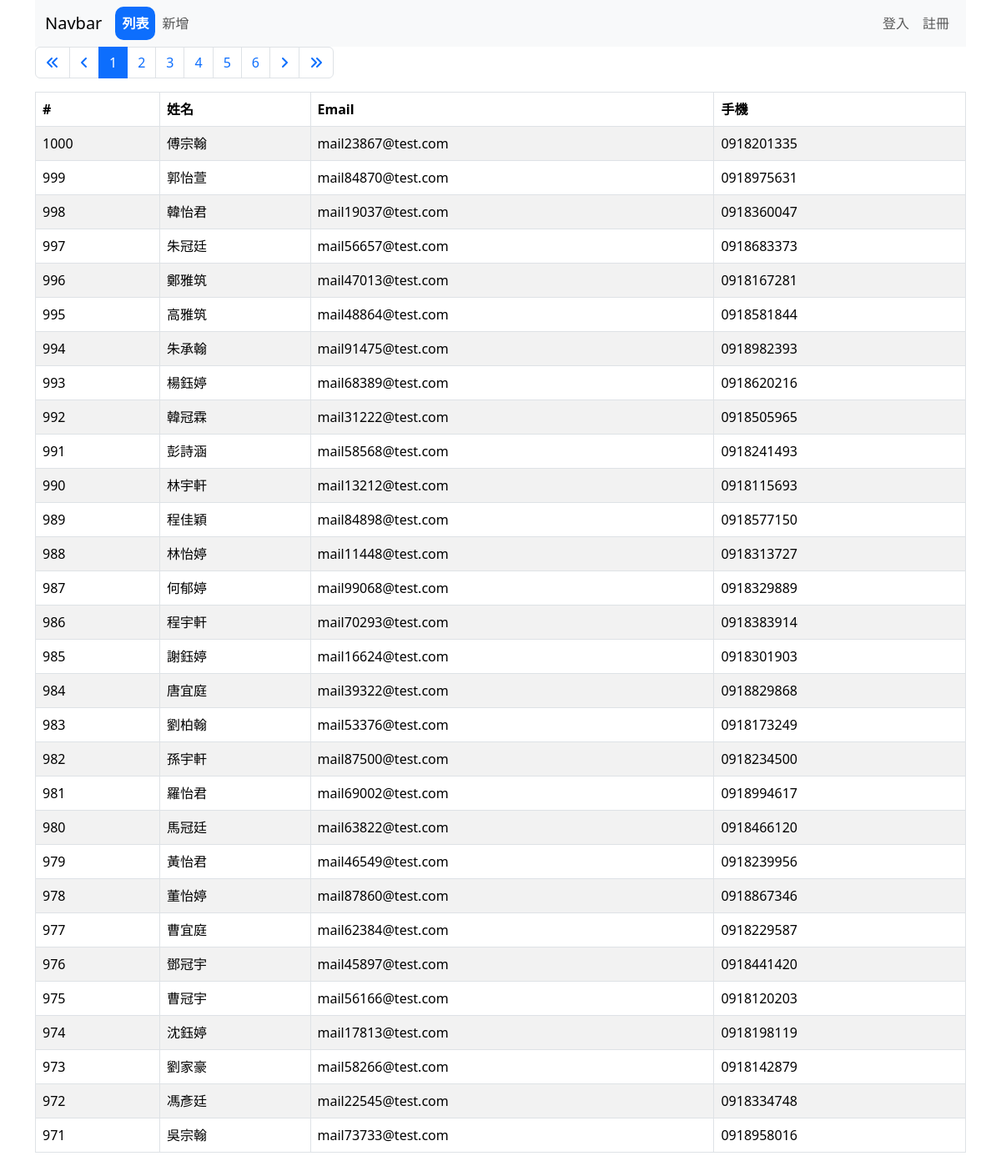
The page /address-book/list.php on the database its author committed.
### tables this page shows
CREATE TABLE `address_book` (
  `sid` int(11) NOT NULL,
  `name` varchar(255) NOT NULL,
  `email` varchar(255) NOT NULL,
  `mobile` varchar(255) NOT NULL,
  `birthday` date NOT NULL,
  `address` varchar(255) NOT NULL,
  `created_at` datetime NOT NULL
);

### address-book/list-no-admin.php (the view, shortened to what this page needs)
<?php
require __DIR__ . '/parts/pdo-connect.php';
$pageName = 'list';
$page = isset($_GET['page']) ? intval($_GET['page']) : 1;
$perPage = 30;
$t_sql = "SELECT COUNT(1) FROM address_book";
$t_stmt = $pdo->query($t_sql);
$totalRows = $t_stmt->fetch(PDO::FETCH_NUM)[0];
$totalPages = ceil($totalRows / $perPage);
$sql = sprintf("SELECT * FROM address_book ORDER BY sid DESC LIMIT %s, %s", ($page - 1) * $perPage, $perPage);
$rows = $pdo->query($sql)->fetchAll();
?>
<?php include __DIR__ . '/parts/html-head.php' ?>
<?php include __DIR__ . '/parts/navbar.php' ?>
<div class="container">
    <div class="row">
        <div class="col">
            <nav aria-label="Page navigation example">
                <ul class="pagination">
                    <li class="page-item" href="?page=<?= $page == 1 ? 'disabled' : '' ?>">
                        <a class="page-link" href="?page=1">
                            <i class="fa-solid fa-angles-left"></i>
                        </a>
                    </li>
                    <li class="page-item" href="?page=<?= $page == 1 ? 'disabled' : '' ?>">
                        <a class="page-link" href="?page=<?= $page - 1 ?>">
                            <i class="fa-solid fa-angle-left"></i>
                        </a>
                    </li>
                    <?php for ($i = $page - 5; $i <= $page + 5; $i++): ?>
                        <?php if ($i >= 1 and $i <= $totalPages): ?>
                            <li class="page-item <?= $i == $page ? 'active' : '' ?>">
                                <a class="page-link" href="?page=<?= $i ?>">
                                    <?= $i ?>
                                </a>
                            </li>
                        <?php endif ?>
                    <?php endfor ?>
                    <li class="page-item" href="?page=<?= $page == $totalPages ? 'disabled' : '' ?>">
                        <a class="page-link" href="?page=<?= $page + 1 ?>">
                            <i class="fa-solid fa-angle-right"></i>
                        </a>
                    </li>
                    <li class="page-item" href="?page=<?= $page == $totalPages ? 'disabled' : '' ?>">
                        <a class="page-link" href="?page=<?= $totalPages ?>">
                            <i class="fa-solid fa-angles-right"></i>
                        </a>
                    </li>
                </ul>
            </nav>
        </div>
    </div>
    <div class="row">
        <div class="col">
            <table class="table table-bordered table-striped">
                <thead>
                    <tr>
                        <th>#</th>
                        <th>姓名</th>
                        <th>Email</th>
                        <th>手機</th>
                    </tr>
                </thead>
                <tbody>
                    <?php foreach ($rows as $r ): ?>
                        <tr>
                            <td>
                                <?= $r['sid'] ?>
                            </td>
                            <td>
                                <?= $r['name'] ?>
                            </td>
                            <td>
                                <?= $r['email'] ?>
                            </td>
                            <td>
                                <?= $r['mobile'] ?>
                            </td>
                        </tr>
                    <?php endforeach ?>
                </tbody>
            </table>
        </div>
    </div>
</div>
<?php include __DIR__ . '/parts/html-foot.php' ?>

### address-book/list.php (shortened to what this page needs)
<?php
if (isset($_SESSION["admin"])) {
    include __DIR__. '/list-admin.php';
}else{
    include __DIR__. '/list-no-admin.php';
}

### address-book/parts/html-head.php (shortened to what this page needs)
<!DOCTYPE html>
<html lang="en">
<head>
    <link rel="stylesheet" href="https://cdn.jsdelivr.net/npm/bootstrap@5.3.2/dist/css/bootstrap.min.css">
    <link rel="stylesheet" href="https://cdnjs.cloudflare.com/ajax/libs/font-awesome/6.5.1/css/all.min.css" />
</head>
<body>

### address-book/parts/navbar.php (shortened to what this page needs)
<div class="container">
    <nav class="navbar navbar-expand-lg bg-body-tertiary">
        <div class="container-fluid">
            <a class="navbar-brand" href="index_.php">Navbar</a>
            <div class="collapse navbar-collapse" id="navbarSupportedContent">
                <ul class="navbar-nav me-auto mb-2 mb-lg-0">
                    <li class="nav-item">
                        <a class="nav-link <?= $pageName == 'list' ? 'active' : '' ?>" href="list.php">列表</a>
                    </li>
                    <li class="nav-item">
                        <a class="nav-link <?= $pageName == 'add' ? 'active' : '' ?>" href="add.php">新增</a>
                    </li>
                </ul>
                <ul class="navbar-nav mb-2 mb-lg-0">
                    <?php if(isset($_SESSION['admin'])): ?>
                        <li class="nav-item">
                        <a class="nav-link"><?= $_SESSION['admin']['nickname']?></a>
                    </li>
                        <li class="nav-item">
                        <a class="nav-link" href="logout.php">登出</a>
                    </li>
                    <?php else : ?>
                        <li class="nav-item">
                        <a class="nav-link" href="login.php">登入</a>
                    </li>
                    <li class="nav-item">
                        <a class="nav-link"  href="register.php">註冊</a>
                    </li>
                    <?php endif ?>
                </ul>
            </div>
        </div>
    </nav>
</div>

### address-book/parts/html-foot.php
</body>
</html>

### address-book/parts/navbar.php (style rules this page uses)
nav.navbar .nav-item .nav-link.active { border-radius: 10px; background-color: #0d6efd; color: #FFF; font-weight: 800; }

### rows shown on the page
address_book: sid "1000", name "傅宗翰", email "mail23867@test.com", mobile "0918201335"
address_book: sid "999", name "郭怡萱", email "mail84870@test.com", mobile "0918975631"
address_book: sid "998", name "韓怡君", email "mail19037@test.com", mobile "0918360047"
address_book: sid "997", name "朱冠廷", email "mail56657@test.com", mobile "0918683373"
address_book: sid "996", name "鄭雅筑", email "mail47013@test.com", mobile "0918167281"
address_book: sid "995", name "高雅筑", email "mail48864@test.com", mobile "0918581844"
address_book: sid "994", name "朱承翰", email "mail91475@test.com", mobile "0918982393"
address_book: sid "993", name "楊鈺婷", email "mail68389@test.com", mobile "0918620216"
address_book: sid "992", name "韓冠霖", email "mail31222@test.com", mobile "0918505965"
address_book: sid "991", name "彭詩涵", email "mail58568@test.com", mobile "0918241493"
address_book: sid "990", name "林宇軒", email "mail13212@test.com", mobile "0918115693"
address_book: sid "989", name "程佳穎", email "mail84898@test.com", mobile "0918577150"
address_book: sid "988", name "林怡婷", email "mail11448@test.com", mobile "0918313727"
address_book: sid "987", name "何郁婷", email "mail99068@test.com", mobile "0918329889"
address_book: sid "986", name "程宇軒", email "mail70293@test.com", mobile "0918383914"
address_book: sid "985", name "謝鈺婷", email "mail16624@test.com", mobile "0918301903"
address_book: sid "984", name "唐宜庭", email "mail39322@test.com", mobile "0918829868"
address_book: sid "983", name "劉柏翰", email "mail53376@test.com", mobile "0918173249"
address_book: sid "982", name "孫宇軒", email "mail87500@test.com", mobile "0918234500"
address_book: sid "981", name "羅怡君", email "mail69002@test.com", mobile "0918994617"
address_book: sid "980", name "馬冠廷", email "mail63822@test.com", mobile "0918466120"
address_book: sid "979", name "黃怡君", email "mail46549@test.com", mobile "0918239956"
address_book: sid "978", name "董怡婷", email "mail87860@test.com", mobile "0918867346"
address_book: sid "977", name "曹宜庭", email "mail62384@test.com", mobile "0918229587"
address_book: sid "976", name "鄧冠宇", email "mail45897@test.com", mobile "0918441420"
address_book: sid "975", name "曹冠宇", email "mail56166@test.com", mobile "0918120203"
address_book: sid "974", name "沈鈺婷", email "mail17813@test.com", mobile "0918198119"
address_book: sid "973", name "劉家豪", email "mail58266@test.com", mobile "0918142879"
address_book: sid "972", name "馮彥廷", email "mail22545@test.com", mobile "0918334748"
address_book: sid "971", name "吳宗翰", email "mail73733@test.com", mobile "0918958016"
